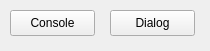
<?xml version="1.0" encoding="UTF-8"?>
<ui version="4.0">
 <class>frmInfo</class>
 <widget class="QWidget" name="frmInfo">
  <property name="geometry">
   <rect>
    <x>0</x>
    <y>0</y>
    <width>210</width>
    <height>51</height>
   </rect>
  </property>
  <property name="windowTitle">
   <string>Info System</string>
  </property>
  <widget class="QPushButton" name="btnConsole">
   <property name="geometry">
    <rect>
     <x>10</x>
     <y>10</y>
     <width>85</width>
     <height>26</height>
    </rect>
   </property>
   <property name="text">
    <string>Console</string>
   </property>
  </widget>
  <widget class="QPushButton" name="btnDialog">
   <property name="geometry">
    <rect>
     <x>110</x>
     <y>10</y>
     <width>85</width>
     <height>26</height>
    </rect>
   </property>
   <property name="text">
    <string>Dialog</string>
   </property>
  </widget>
 </widget>
 <resources/>
 <connections/>
</ui>
